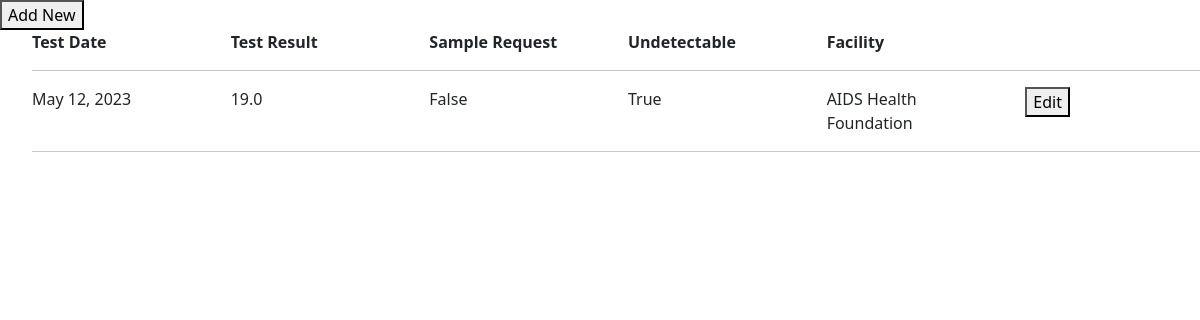
The page /client/viralload_list/14/ (signed in) on the database as committed earlier.
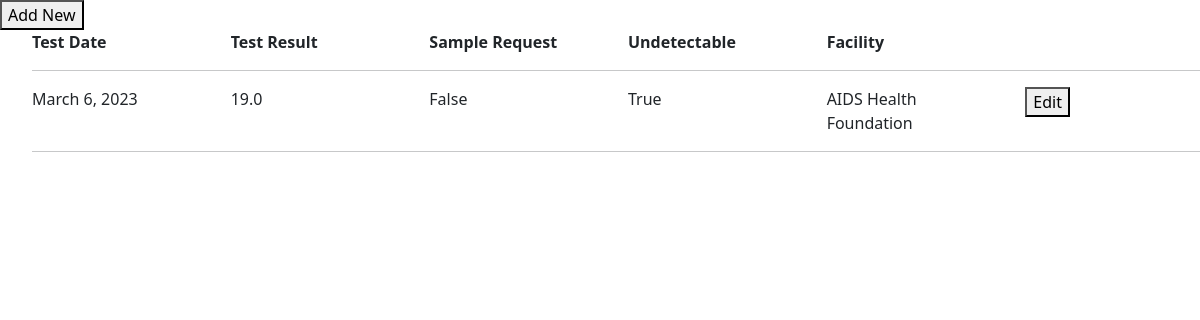
The same page on the database as committed later.
### prep_app/models.py (models this page shows, shortened)
class ViralLoad(TSIS2BaseModel):
    client = models.ForeignKey("client", blank=False, null=False, on_delete=models.PROTECT)
    is_viral_load_request = models.BooleanField(verbose_name='Sampling for Viral Load', default=False)
    test_date = models.DateField(blank=False, null=False)
    test_result = models.FloatField(blank=True, null=True)
    undetectable = models.BooleanField(default=False)
    disa_reference_id = models.CharField(max_length=255, blank=True, null=True)
    notes = models.TextField(blank=True, null=True)
    facility = models.ForeignKey("Facility", on_delete=models.CASCADE,default=8)
    class Meta(object):
        default_permissions = ('add', 'change', 'delete', 'view', 'list')

class Facility(TSIS2BaseModel):
    name = models.CharField(max_length=255, blank=False, null=False)
    code = models.CharField(max_length=255, blank=False, null=False, unique=True)
    lab_ref_code = models.CharField(max_length=255, blank=True, null=True, verbose_name='LAB reference code')
    address1 = models.CharField(max_length=255, blank=True, null=True)
    parish = models.ForeignKey("Parish", blank=False, null=False,
                               related_name='facility_parish', on_delete=models.PROTECT)
    organization = models.ForeignKey("Organization", blank=False, null=False, related_name="facility_organization", on_delete=models.PROTECT)

### prep_app/views.py (the view)
# urls.py: path('viralload_list/<int:client_id>/', viralload_list, name='viralload_list'),
def viralload_list(request, client_id):
    if request.session.get('User') is None:
        return redirect('login_user')
    client = get_object_or_404(Client, pk=client_id)
    viralload = ViralLoad.objects.filter(client_id=client_id).order_by('-test_date')
    return render(request, 'viralload_list.html', {'viralload': viralload, 'client_id': client_id})

### prep_app/base_model.py (called while the page is built)
    def get_queryset(self):
        if self.include_deleted:
            return TSIS2BaseQuerySet(self.model)
        return TSIS2BaseQuerySet(self.model).filter(deleted_at=None)

### accounts/templates/viralload_list.html (shortened to what this page needs)
{% load widget_tweaks %}
{% load bootstrap5 %}
{% bootstrap_css %}
{% load crispy_forms_tags %}
</head>
{% block content %}
<div class="col-md-4">  <button onclick="popup2({{ client.id }})">Add New</button>  </div>
<ul>
  <b><div class="row">
        <div class="col-md-2"> Test Date</div>
        <div class="col-md-2">  Test Result </div>
        <div class="col-md-2"> Sample Request </div>
        <div class="col-md-2"> Undetectable </div>
        <div class="col-md-2"> Facility </div>
        <div class="col-md-2">  </div>
  </div> </b>
<hr>
{% for vl in viralload %}
<div class="row">
    <div class="col-md-2">  {{ vl.test_date }}</div>
    <div class="col-md-2">  {{ vl.test_result }}</div>
    <div class="col-md-2">  {{ vl.is_viral_load_request }}</div>
    <div class="col-md-2">  {{ vl.undetectable }}</div>
    <div class="col-md-2">  {{ vl.facility.name }}</div>
    <div class="col-md-2"> <button onclick="popup({{ vl.id }})">Edit</button>  </div>
  </div>
  <hr>
{% empty %}
<p style="font-size:12px; "> No data found - Click <b>'Add New'</b> to create new record </p>
{% endfor %}
</ul>
{% endblock %}

Rows that differ between the two databases and show on the page:
changed ViralLoad "False": test_date "May 12, 2023" → "March 6, 2023"
